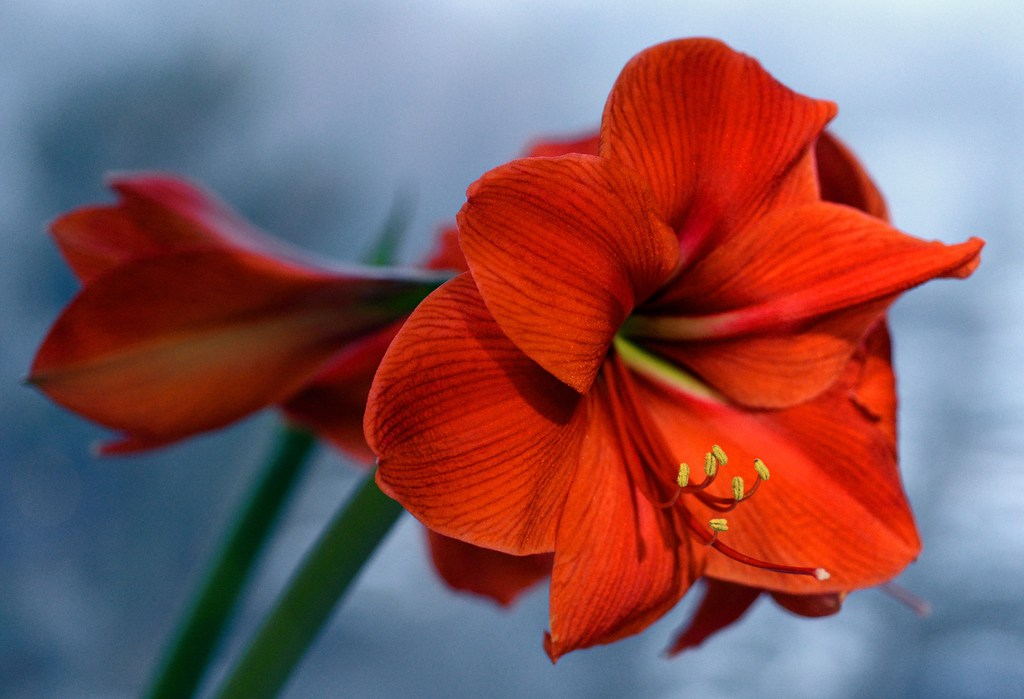
#> input picture hw4/flower_HW4.jpg, 1024 x 699 px
$ python hw4_q4.py
#> lines starting #> are read from the running program, lines starting #| are printed output that depends on the picture
import cv2
import numpy as np
import matplotlib.pyplot as plt

# Part 4
# Shear the original image in the x-direction by 1.2 and perform (1)

flower = cv2.imread("flower_HW4.jpg")
#> flower is the input picture: shape (699, 1024, 3); mean B, G, R 95.1, 90.1, 132.9
flower = cv2.cvtColor(flower,cv2.COLOR_BGR2RGB)

plt.axis('off')

rows, cols, dim = flower.shape
#> rows = 699; cols = 1024; dim = 3

# create transformation matrix for shearing by 1.2 in x direction
M = np.float32([[1,1.2,0],
                [0,1,0],
                [0,0,1]])

# NOTE that we are not resizing the window again here ... may want to change this
sheared_flower = cv2.warpPerspective(flower,M,(cols,rows))
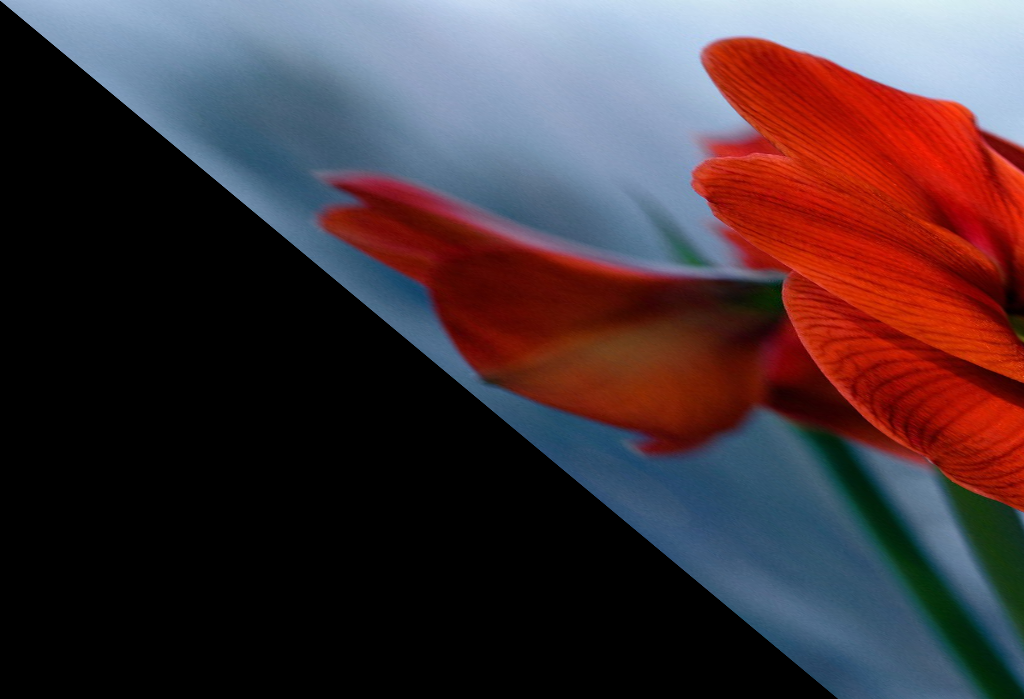
#> sheared_flower: shape (699, 1024, 3); mean R, G, B 69.2, 51.6, 56.6

plt.title("Sheared Flower")
plt.imshow(sheared_flower)
plt.show()


# Image with Edges
# using the Canny Method
gray_flower = cv2.cvtColor(sheared_flower,cv2.COLOR_BGR2GRAY) # convert to grayscale
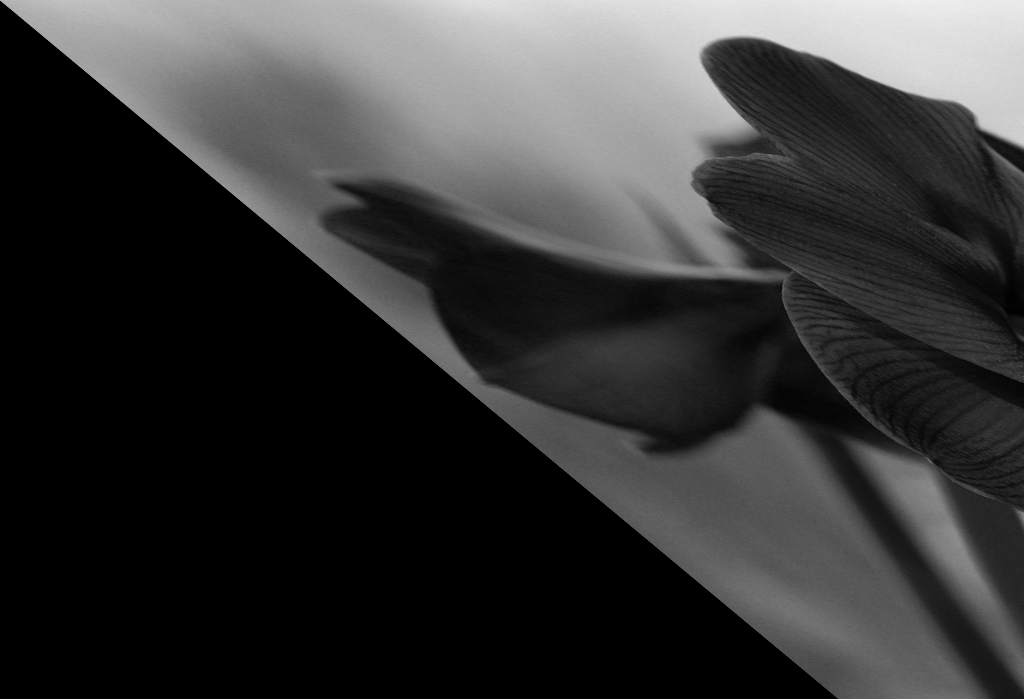
#> gray_flower: shape (699, 1024); min 0, max 240, mean 55.1
edged_flower = cv2.Canny(gray_flower, threshold1=30, threshold2=100)
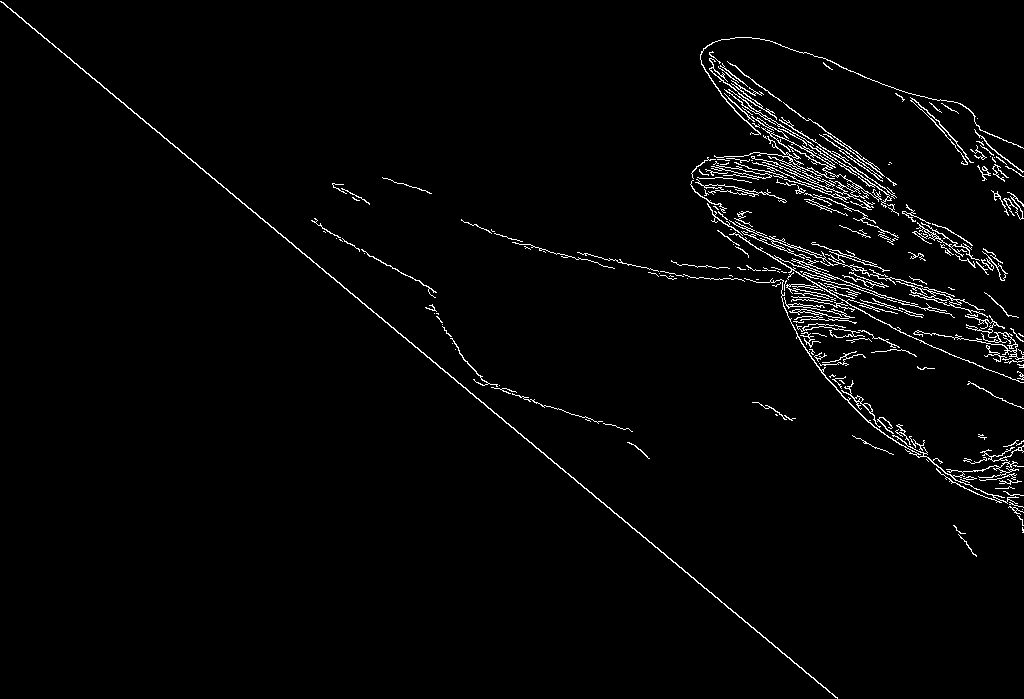
#> edged_flower: shape (699, 1024); 2.2% white in thin lines or dots
plt.imshow(edged_flower,cmap="gray")
plt.axis("off")
plt.title("Edged Sheared Flower - X-direction")
plt.savefig('q4_shearedx_edges.jpg')
plt.show()


# Image with Corners
# using openCV cornerHarris() function

sheared_flower = cv2.cvtColor(sheared_flower,cv2.COLOR_BGR2RGB)

# modify the data type setting to 32-bit floating point before applying function
gray = np.float32(gray_flower)
flower_corners = cv2.cornerHarris(gray, 8, 11, 0.07)
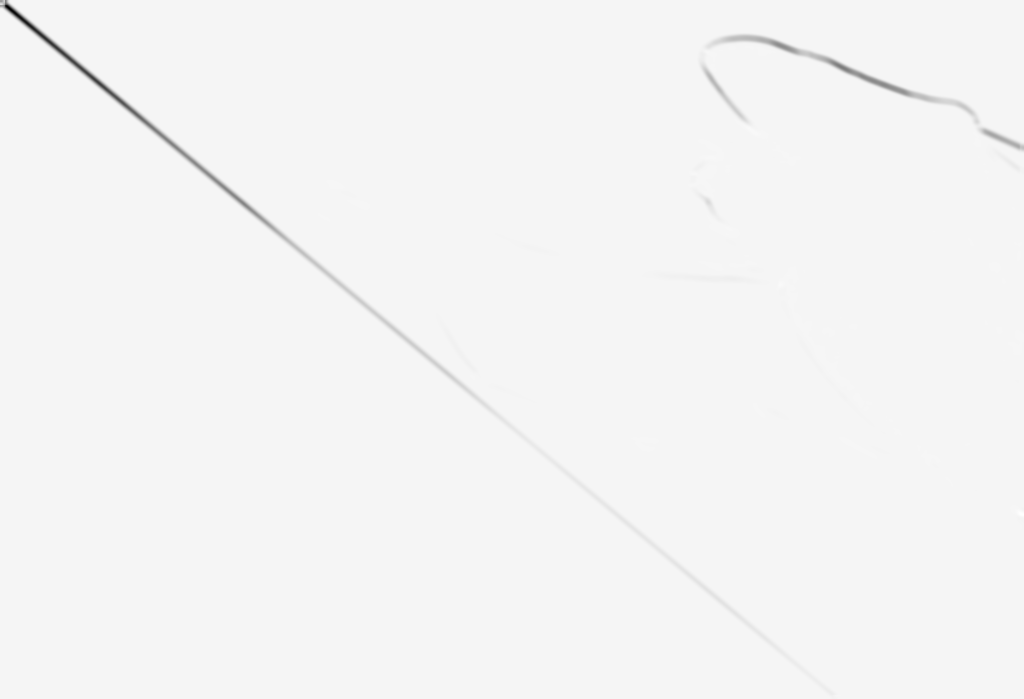
#> flower_corners: shape (699, 1024) float32; min -3.23e+15, max 1.18e+14, mean -9.78e+12; drawn with min black and max white

# dilate to mark corners
flower_corners = cv2.dilate(flower_corners, None)

# Thresholding
sheared_flower[flower_corners > 0.01 * flower_corners.max()]=[0, 0, 255]
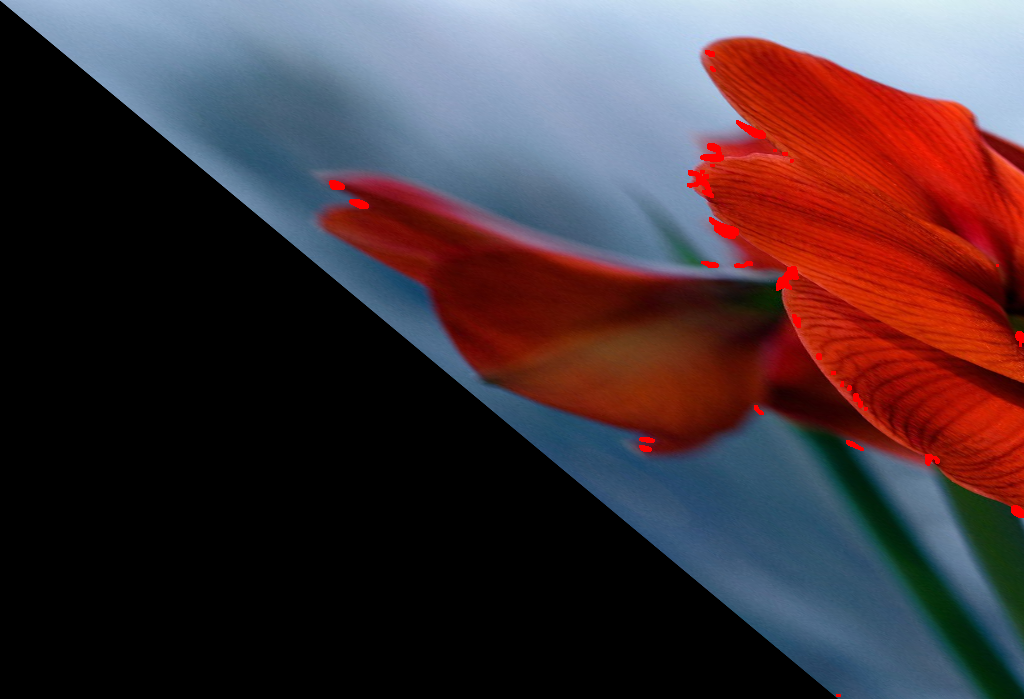
#> sheared_flower: shape (699, 1024, 3); mean B, G, R 56.3, 51.3, 69.8

sheared_flower = cv2.cvtColor(sheared_flower,cv2.COLOR_BGR2RGB)
plt.imshow(sheared_flower)
plt.axis("off")
plt.title("Sheared Flower with Corners")
plt.savefig('q4_shearedx_corners.jpg')
plt.show()
